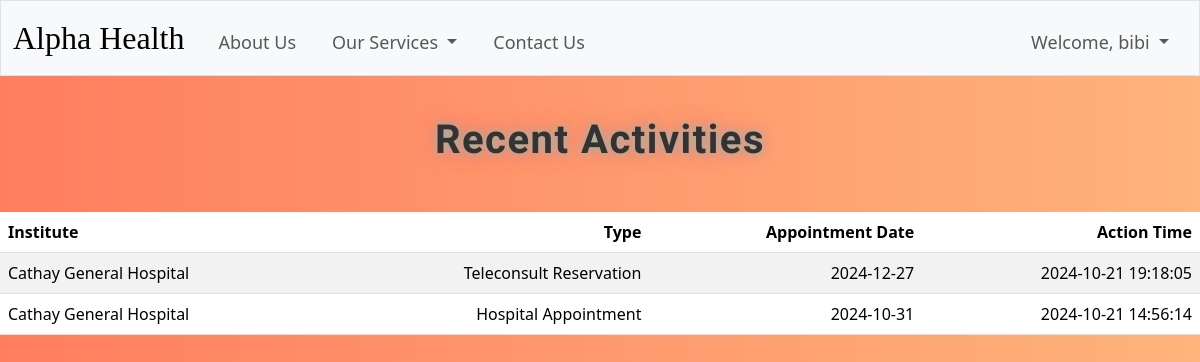
Screenshot of /activities (signed in) with the database file from the repository.
### tables this page shows
CREATE TABLE users (id INTEGER PRIMARY KEY AUTOINCREMENT NOT NULL, username TEXT NOT NULL, hash TEXT NOT NULL);

CREATE TABLE appointments (id INTEGER PRIMARY KEY AUTOINCREMENT NOT NULL,
user_id INTEGER,
institute TEXT,
type TEXT,
register_time TEXT,
apmt_date DATE,
UNIQUE(user_id, institute, apmt_date));

### app.py (the view)
@app.route("/activities")
@login_required
def activities():
    """Show past appointments made and allow user to delete"""
    user_id = session["user_id"]
    appointments = db.execute(
        "SELECT institute, type, apmt_date, register_time FROM appointments WHERE user_id = ? ORDER BY register_time DESC LIMIT 10", user_id)
    username = db.execute("SELECT username FROM users WHERE id = ?", user_id)[0]["username"]
    return render_template("activities.html", username=username, appointments=appointments)

### app.py (called while the page is built)
@app.after_request
def after_request(response):
    response.headers["Cache-Control"] = "no-cache, no-store, must-revalidate"
    response.headers["Expires"] = 0
    response.headers["Pragma"] = "no-cache"
    return response

### helpers.py (called while the page is built)
def login_required(f):
    @wraps(f)
    def decorated_function(*args, **kwargs):
        if session.get("user_id") is None:
            return redirect("/login")
        return f(*args, **kwargs)
    return decorated_function

### templates/activities.html (shortened to what this page needs)
{% extends "layout.html" %}
{% block main %}
    <h1 class="title">Recent Activities</h1>
    <table class="table table-striped">
        <thead>
            <tr>
                <th class="text-start">Institute</th>
                <th class="text-end">Type</th>
                <th class="text-end">Appointment Date</th>
                <th class="text-end">Action Time</th>
            </tr>
        </thead>
        <tbody>
            {% for row in appointments %}
                <tr>
                    <td class="text-start">{{ row["institute"]}}</td>
                    <td class="text-end">{{ row["type"] }}</td>
                    <td class="text-end">{{ row["apmt_date"] }}</td>
                    <td class="text-end">{{ row["register_time"] }}</td>
                </tr>
            {% endfor %}
        </tbody>
    </table>
{% endblock %}

### templates/layout.html (shortened to what this page needs)
<!DOCTYPE html>
<html lang="en">
    <head>
        <link href="https://cdn.jsdelivr.net/npm/bootstrap@5.3.3/dist/css/bootstrap.min.css" rel="stylesheet">
        <link rel="stylesheet" href="https://cdnjs.cloudflare.com/ajax/libs/bootstrap-icons/1.5.0/font/bootstrap-icons.min.css">
        <link href="/static/styles.css" rel="stylesheet">
    </head>
    <body>
        <nav class="bg-light border navbar navbar-expand-md navbar-light">
            <div class="container-fluid">
                <a class="navbar-brand" href="/">Alpha Health</a>
                <div class="collapse navbar-collapse" id="navbar">
                    {% if session["user_id"] %}
                        <ul class="navbar-nav me-auto mt-2">
                            <li class="nav-item"><a class="nav-link" href="/about">About Us</a></li>
                            <li class="nav-item dropdown">
                                <a class="nav-link dropdown-toggle" href="#" id="navbarDropdown" role="button" data-bs-toggle="dropdown" aria-expanded="false">
                                    Our Services
                                </a>
                              </li>
                            <li class="nav-item"><a class="nav-link" href="/contact">Contact Us</a></li>
                        </ul>
                        <ul class="navbar-nav ms-auto mt-2">
                            <li class="nav-item dropdown">
                                <a class="nav-link dropdown-toggle" href="#" id="navbarDropdown" role="button" data-bs-toggle="dropdown" aria-expanded="false">
                                    Welcome, {{ username }}
                                </a>
                            </li>
                        </ul>
                    {% else %}
                        <ul class="navbar-nav ms-auto mt-2">
                            <li class="nav-item"><a class="nav-link" href="/register">Register</a></li>
                            <li class="nav-item"><a class="nav-link" href="/login">Log In</a></li>
                        </ul>
                    {% endif %}
                </div>
            </div>
        </nav>
        <main>
            {% block main %} {% endblock %}
        </main>
    </body>
</html>

### static/styles.css (style rules this page uses)
nav .navbar-brand { font-family: Geogia; font-size: xx-large; }
.nav-item { margin-left: 10px; margin-right: 10px; font-size: 18px; }
body { visibility: hidden; background: linear-gradient(to right, #ff7e5f, #feb47b); }
.title { text-align: center; margin: 40px; color: #333; font-family: "Trirong", serif; font-weight: 700; letter-spacing: 1.5px; text-shadow: 0 0 10px rgba(130, 200, 190, 0.9), 0 0 20px rgba(230, 100, 120, 0.7); }
body { display: flex; flex-direction: column; min-height: 100vh; }
table { margin: 3rem auto 0 auto; width: 100%; max-width: 1200px; padding-left: 0.5rem; padding-right: 0.5rem; }

### rows the page displays
users: username "bibi"
appointments: institute "Cathay General Hospital", type "Teleconsult Reservation", apmt_date "2024-12-27", register_time "2024-10-21 19:18:05"
appointments: institute "Cathay General Hospital", type "Hospital Appointment", apmt_date "2024-10-31", register_time "2024-10-21 14:56:14"
